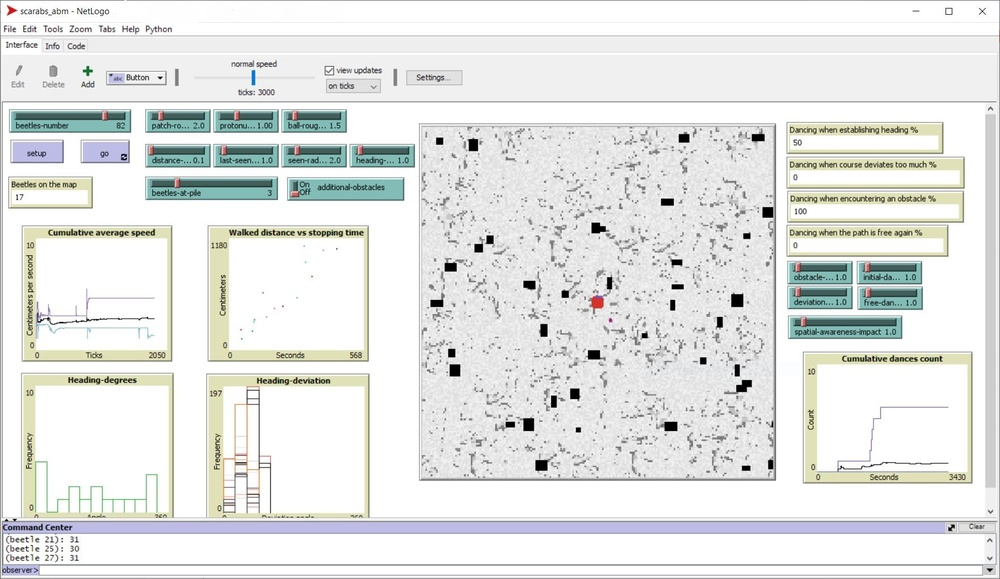
#> input picture images/model_calibrated_default.JPG, 1000 x 579 px, shrunk from 1762 x 1021 before the run
$ python gabor.py ../../images/model_calibrated_default.JPG   (older library calls are emulated)
#> lines starting #> are read from the running program, lines starting #| are printed output that depends on the picture
import numpy as np
import cv2


def build_filters():
    filters = []
    ksize = 31
    for theta in np.arange(0, np.pi, np.pi / 16):
        kern = cv2.getGaborKernel(
            (ksize, ksize), 4.0, theta, 10.0, 0.5, 0, ktype=cv2.CV_32F)
        kern /= 1.5*kern.sum()
        filters.append(kern)
        return filters


def process(img, filters):
    accum = np.zeros_like(img)
    for kern in filters:
        fimg = cv2.filter2D(img, cv2.CV_8UC3, kern)
        np.maximum(accum, fimg, accum)
        return accum


if __name__ == '__main__':
    import sys

    try:
        img_fn = sys.argv[1]
    except:
        img_fn = 'frame_6450.jpg'

    img = cv2.imread(img_fn)
#> img is the input picture: shape (579, 1000, 3); mean B, G, R 228.3, 230.1, 228.3
#> the loop in process, `for kern in filters:` made 1 pass
#> pass 1, in process, `fimg = cv2.filter2D(img, cv2.CV_8UC3, kern)`:
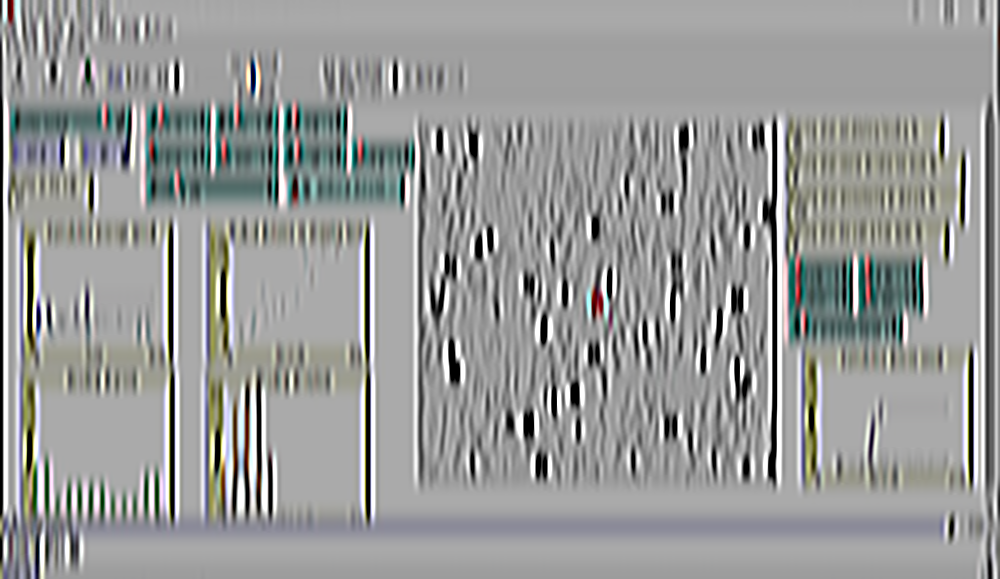
#> fimg: shape (579, 1000, 3); mean B, G, R 152.7, 153.8, 152.5
    if img is None:
        print('Failed to load image file:', img_fn)
        sys.exit(1)

    filters = build_filters()

    res1 = process(img, filters)
    cv2.imwrite('gabor_result.jpg', res1)
    # cv2.imshow('result', res1)
    # cv2.waitKey(0)
    # cv2.destroyAllWindows()
